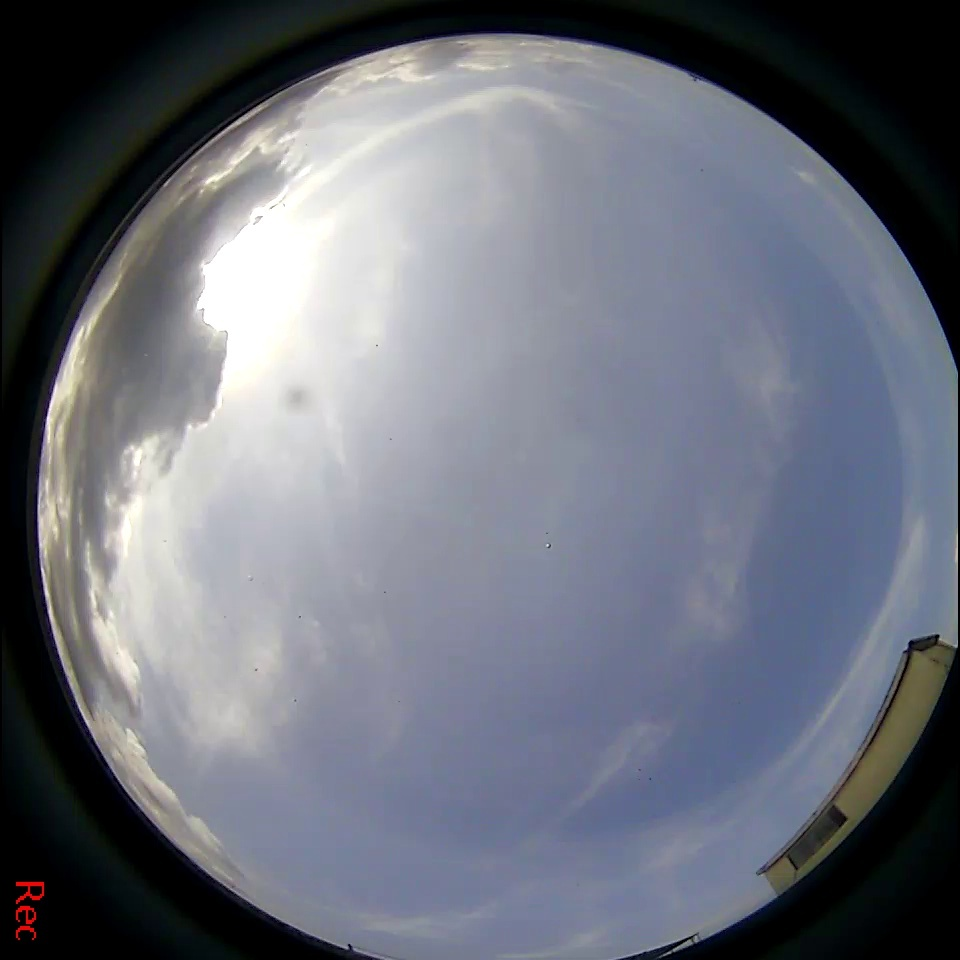
#> input picture augmented_images/frame_10100%augmented_0.jpg, 960 x 960 px; its folder holds 4 pictures in this run
$ python model.py
#> lines starting #> are read from the running program, lines starting #| are printed output that depends on the picture; after the words box and inside, x2 and y2 are one past the last pixel; in counts of white or black regions, pixels touching at a corner belong together
import cv2
import numpy as np
import os
from sklearn.svm import SVC
from sklearn.metrics import confusion_matrix, accuracy_score
from sklearn.model_selection import train_test_split

# Define the folder containing your segmented images.
IMAGE_FOLDER = 'augmented_images'

# Set the threshold for classifying as "cloud" or "background."
threshold = 128

# Define the blue color range for cloud detection
lower_blue = np.array([100, 50, 50], dtype=np.uint8)
upper_blue = np.array([140, 255, 255], dtype=np.uint8)


# here change the relative path to get the cloud coverage of any image
sample_image = cv2.imread('augmented_images\label_cloud1_8_%cloud_91_%background%augmented_0.jpg', cv2.IMREAD_COLOR)


def preprocess_image(image):
    if image is not None:
        # Create a mask for the blue regions in the image
        hsv_image = cv2.cvtColor(image, cv2.COLOR_BGR2HSV)
        mask = cv2.inRange(hsv_image, lower_blue, upper_blue)

        # Create "cloud" and "background" images based on the mask
        cloud = cv2.bitwise_and(image, image, mask=mask)
        background = cv2.bitwise_and(image, image, mask=1 - mask)

        return cloud, background
    else:
        return None, None

def calculate_coverage(cloud_image, background_image):
    total_pixels = cloud_image.size + background_image.size
    cloud_coverage = (cloud_image.size / total_pixels) * 100
    background_coverage = 100 - cloud_coverage
    return cloud_coverage, background_coverage

# Load and preprocess the dataset
cloud_images = []
background_images = []

for filename in os.listdir(IMAGE_FOLDER):
    image = cv2.imread(os.path.join(IMAGE_FOLDER, filename), cv2.IMREAD_COLOR)
#> image is the input picture: shape (960, 960, 3); mean B, G, R 122.4, 111.7, 107.9

    cloud_image, background_image = preprocess_image(image)
#> in preprocess_image, `hsv_image = cv2.cvtColor(image, cv2.COLOR_BGR2HSV)`: hsv_image: shape (960, 960, 3); mean H, S, V 89, 57, 124.1
#> in preprocess_image, `mask = cv2.inRange(hsv_image, lower_blue, upper_blue)`:
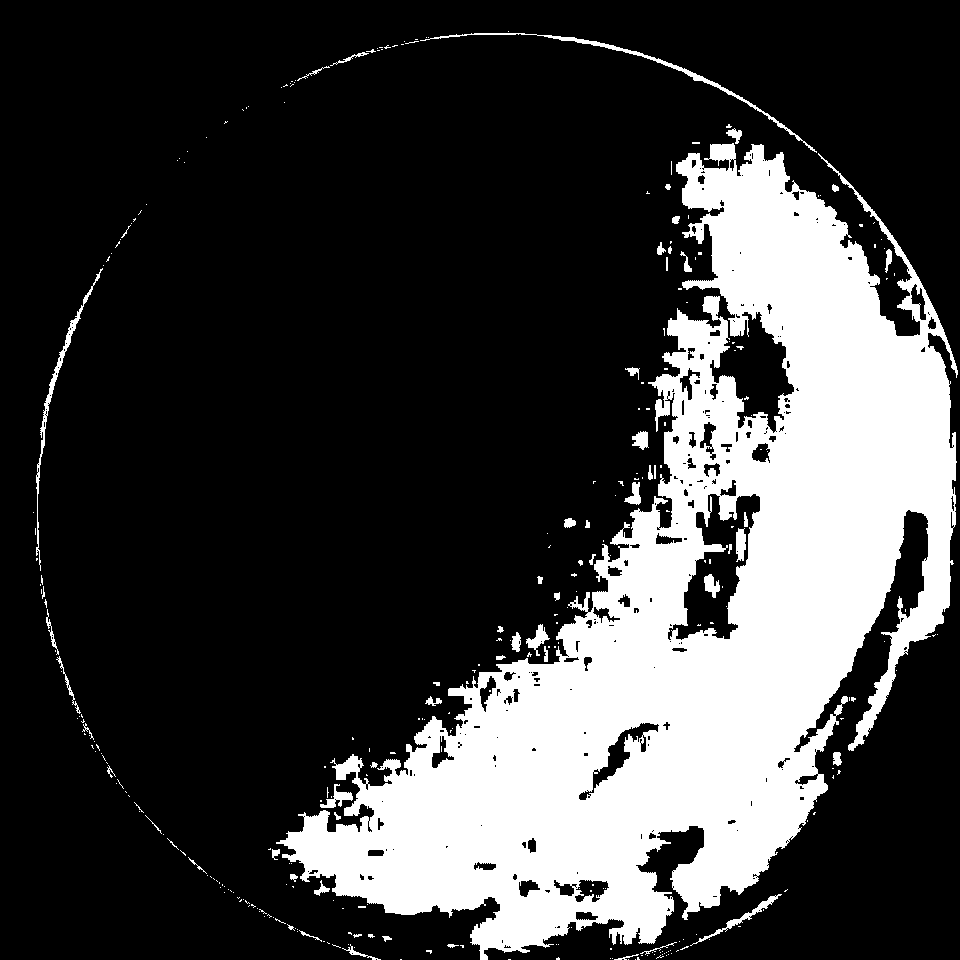
#> mask: shape (960, 960); 24.5% white; 313 white regions (253 under 20 px), largest, box (x1, y1, x2, y2) and area: (276, 143, 958, 960) 217963, (420, 33, 817, 153) 1256, (36, 268, 103, 571) 970
#> in preprocess_image, `cloud = cv2.bitwise_and(image, image, mask=mask)`:
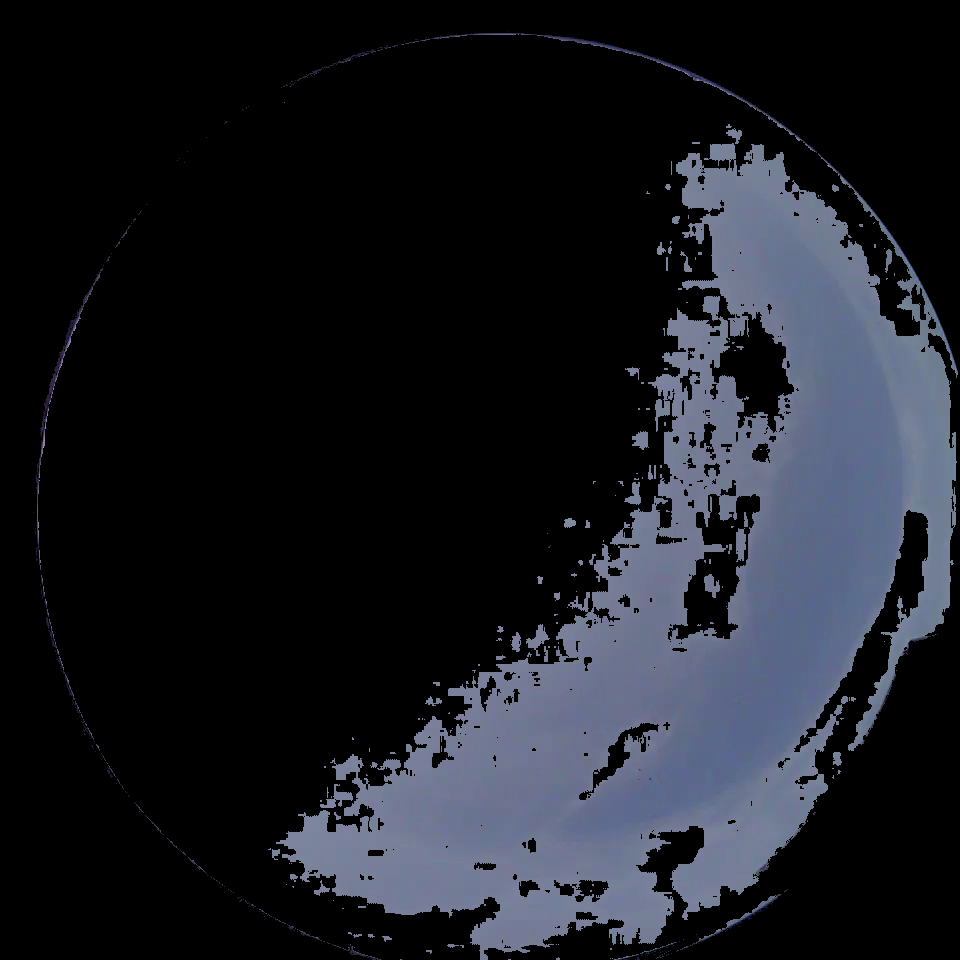
#> cloud: shape (960, 960, 3); mean B, G, R 35.3, 28.7, 26.3

    if cloud_image is not None and background_image is not None:
        cloud_images.append(cloud_image.flatten())
        background_images.append(background_image.flatten())
#> pass 2 of the loop `for filename in os.listdir(IMAGE_FOLDER):`:
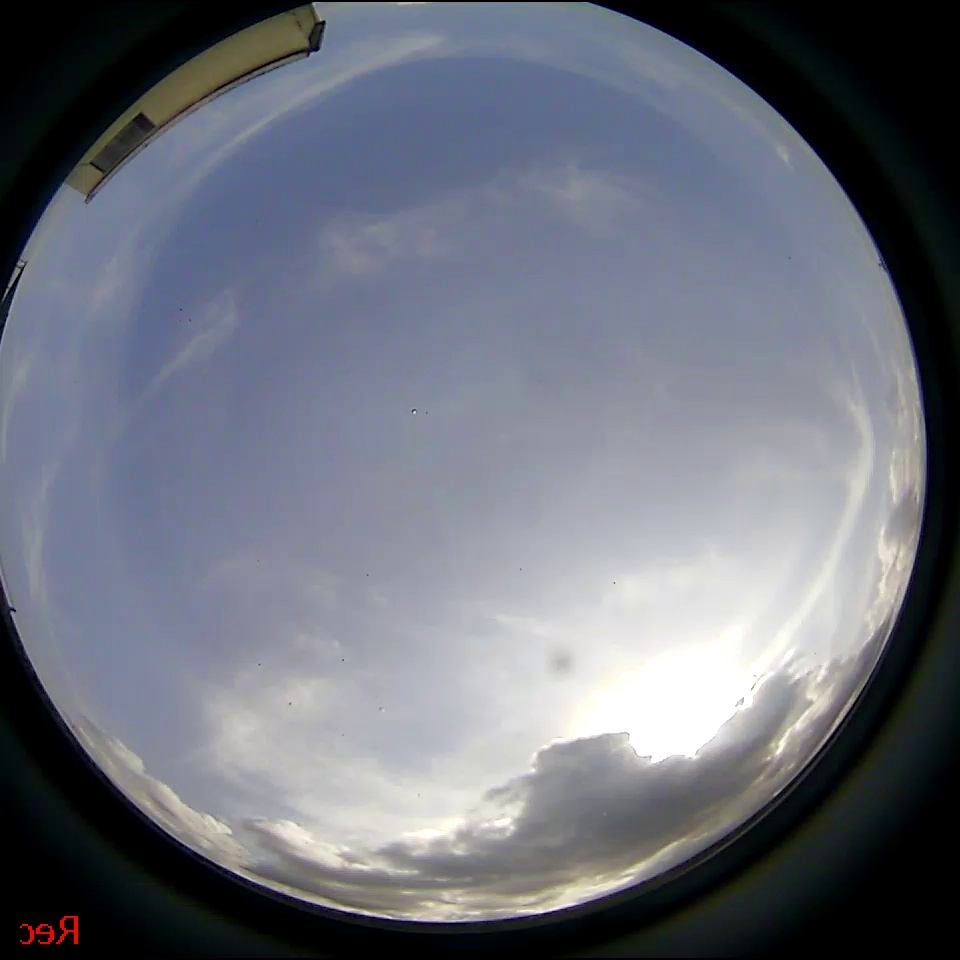
#> input picture augmented_images/frame_10100%augmented_1.jpg, 960 x 960 px
#> image is the input picture: shape (960, 960, 3); mean B, G, R 122.4, 111.7, 107.9
#> hsv_image: shape (960, 960, 3); mean H, S, V 89, 57, 124.1
#> in preprocess_image (call 2), `mask = cv2.inRange(hsv_image, lower_blue, upper_blue)`:
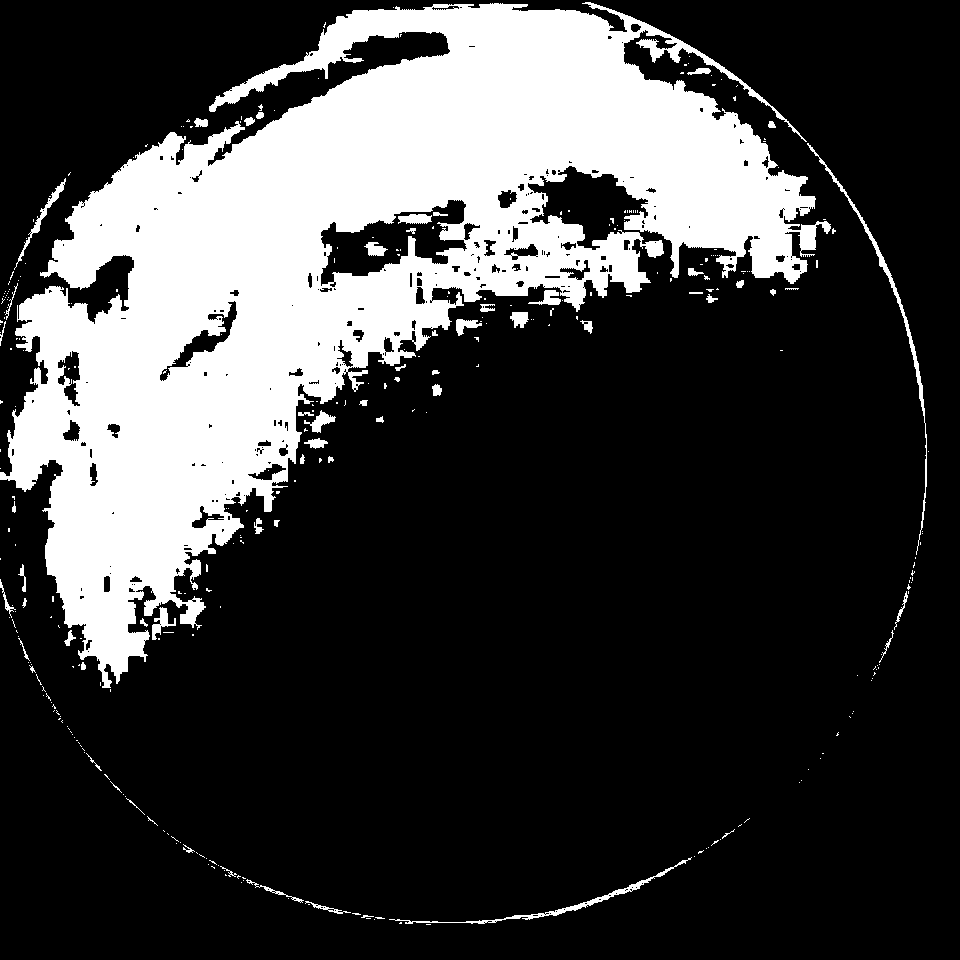
#> mask: shape (960, 960); 24.5% white; 330 white regions (269 under 20 px), largest, box (x1, y1, x2, y2) and area: (0, 2, 831, 688) 217684, (807, 143, 927, 555) 1263, (389, 857, 692, 924) 960
#> in preprocess_image (call 2), `cloud = cv2.bitwise_and(image, image, mask=mask)`:
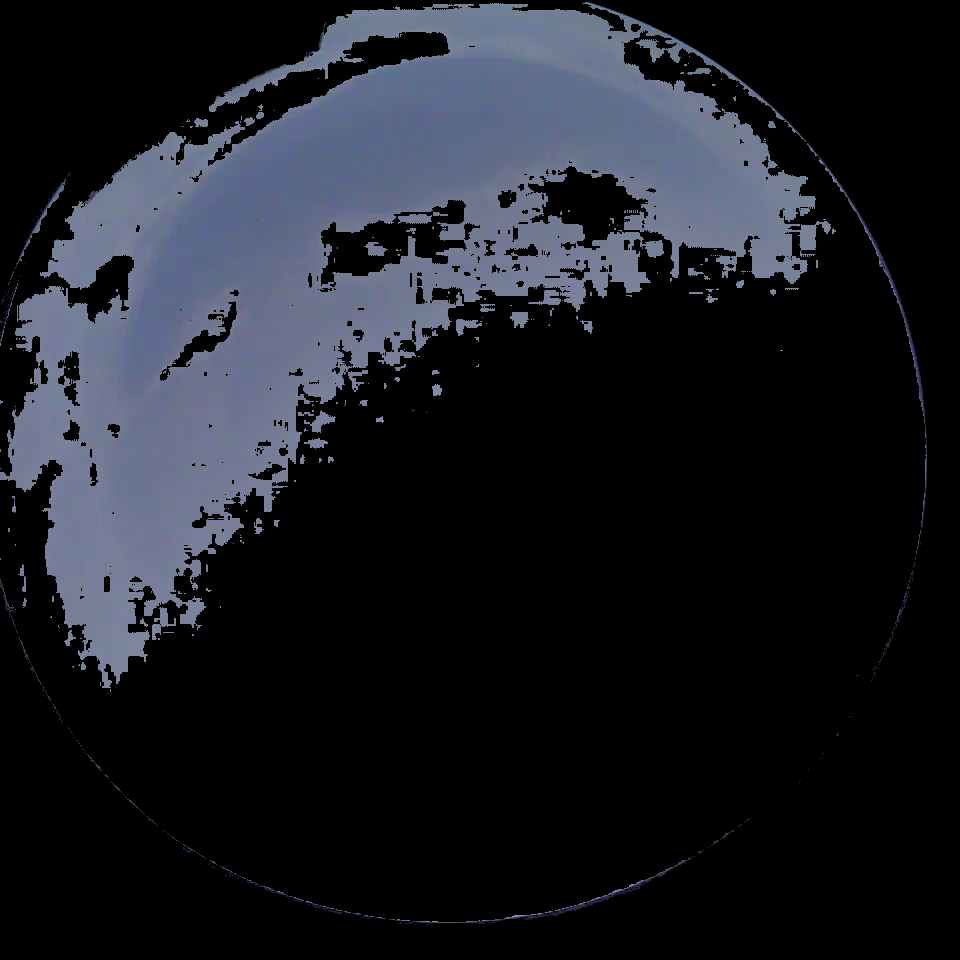
#> cloud: shape (960, 960, 3); mean B, G, R 35.3, 28.6, 26.3
#> pass 3 of the loop `for filename in os.listdir(IMAGE_FOLDER):`:
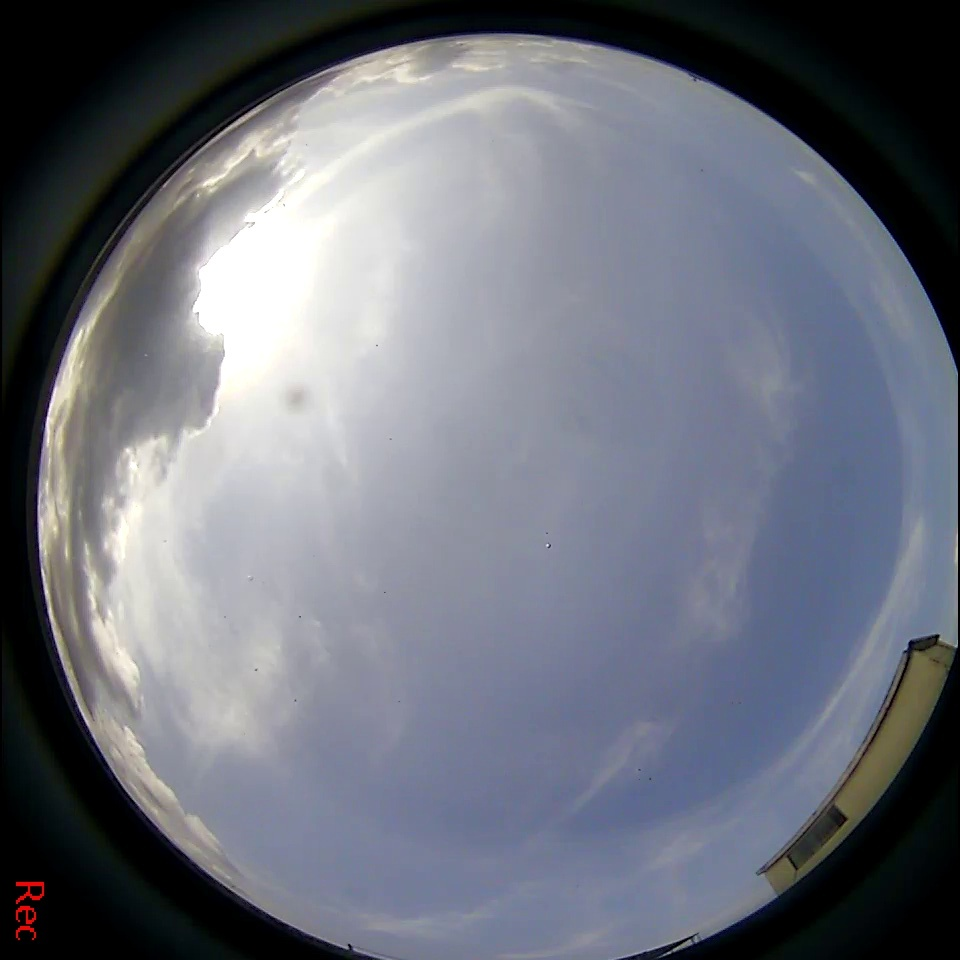
#> input picture augmented_images/frame_10275%augmented_0.jpg, 960 x 960 px
#> image is the input picture: shape (960, 960, 3); mean B, G, R 123.1, 112.5, 108.8
#> hsv_image: shape (960, 960, 3); mean H, S, V 88.9, 56.6, 124.8
#> in preprocess_image (call 3), `mask = cv2.inRange(hsv_image, lower_blue, upper_blue)`:
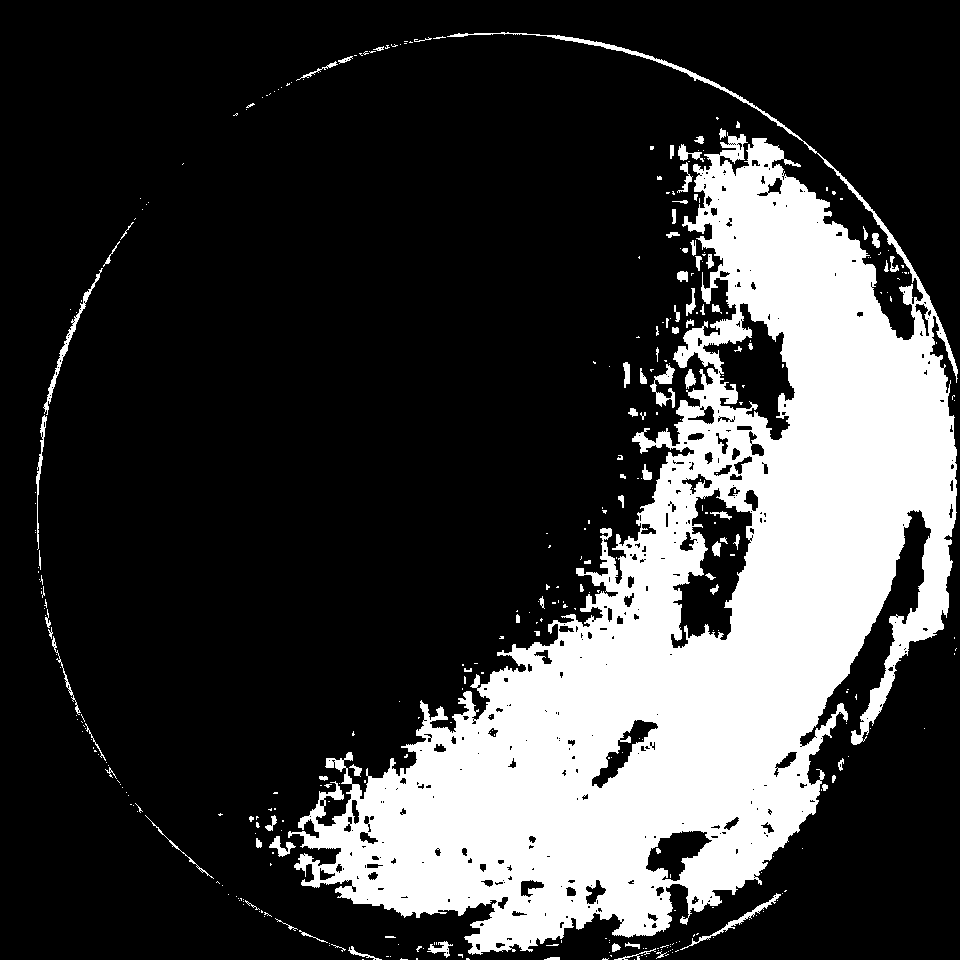
#> mask: shape (960, 960); 24.1% white; 365 white regions (274 under 20 px), largest, box (x1, y1, x2, y2) and area: (288, 32, 958, 955) 214218, (43, 268, 103, 415) 613, (650, 364, 675, 408) 437
#> in preprocess_image (call 3), `cloud = cv2.bitwise_and(image, image, mask=mask)`:
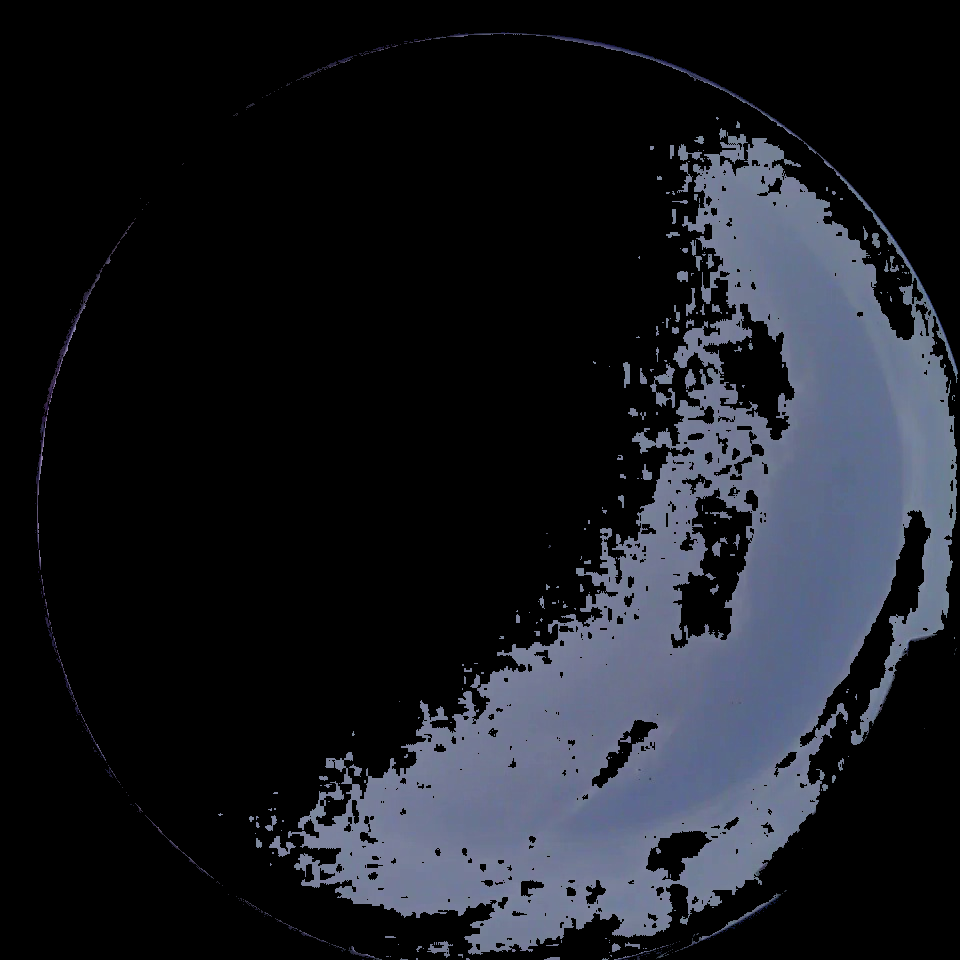
#> cloud: shape (960, 960, 3); mean B, G, R 34.8, 28.2, 25.9
#> the loop made 4 passes; the first 3 are shown

# Create labels for cloud and background (corrected)
labels = [0] * len(cloud_images) + [1] * len(background_images)  # Swap the labels for cloud and background

# Combine the data for training
X = cloud_images + background_images

# Split the dataset into training and testing sets
X_train, X_test, y_train, y_test = train_test_split(X, labels, test_size=0.2, random_state=42)

# Create an SVM classifier with a custom C value
custom_C = 1.0  # You can adjust this value as needed
clf = SVC(C=custom_C, kernel='linear')

# Train the SVM model
clf.fit(X_train, y_train)

# Make predictions on the test set
y_pred = clf.predict(X_test)

# Calculate accuracy on the test set
accuracy = accuracy_score(y_test, y_pred)

# Print the accuracy
print('Accuracy:', accuracy)

# Print the confusion matrix
conf_matrix = confusion_matrix(y_test, y_pred)
print('Confusion Matrix:')
print(conf_matrix)


if sample_image is not None:
    # Create a mask for the blue regions in the sample image
    hsv_sample_image = cv2.cvtColor(sample_image, cv2.COLOR_BGR2HSV)
    sample_mask = cv2.inRange(hsv_sample_image, lower_blue, upper_blue)

    # Calculate the percentage coverage of each class based on the number of pixels
    cloud_pixels = np.sum(sample_mask)  # Count the number of "cloud" pixels in the mask
    total_pixels = sample_image.size  # Total number of pixels in the image

    cloud_coverage = (cloud_pixels / total_pixels) * 100
    background_coverage = 100 - cloud_coverage

    # Print the results
    print('Cloud coverage:', cloud_coverage, '%')
    print('Background coverage:', background_coverage, '%')
    print(sample_image)
else:
    print('Sample image not loaded or invalid.')
